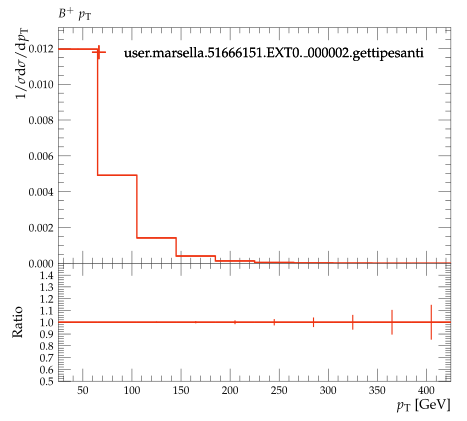

Generate this figure with Python:
#! /usr/bin/env python

# This Python script was auto-generated using YODA v2.0.2.
# Analysis object: /MC_HFDECAYS/BPLUS_pT
# Timestamp: 24-07-2026 (16:40:04)

import matplotlib as mpl
import matplotlib.pyplot as plt
mpl.use('Agg') # comment out for interactive use
import os
import numpy as np

plotDir = os.path.split(os.path.realpath(__file__))[0]
if 'YODA_USER_PLOT_PATH' in globals():
    plot_outdir = globals()['YODA_USER_PLOT_PATH']
else:
    plot_outdir = plotDir

#plot style
plt.style.use(os.path.join(plotDir, '../default.mplstyle'))
# plot metadata
figW, figH = plt.rcParams['figure.figsize']
ax_xLabel = r'$p_\mathrm{T}$ [GeV]'
ax_yLabel = r'$1/\sigma \mathrm{d}\sigma/\mathrm{d}p_\mathrm{T}$'
ax_title  = r'$B^+$ $p_\mathrm{T}$'
ax_xScale = 'linear'
ax_yScale = 'linear'
xLims = (25.0, 425.0)
yLims = (0.0, 0.013151556000000002)

# TeX-friendly labels for the legend
labels = {
    'legend' : ([ r"user.marsella.51666151.EXT0.\_000002.gettipesanti" ], r""),
}

# Adjust canvas width and height
canvasW = 10.0
canvasH = 9.0
figW *= canvasW/10.
figH *= canvasH/9.

# Create figure and axis objects
fig, (ax, ratio0_ax) = plt.subplots(2, 1, sharex=True,
                  figsize=(figW,figH), gridspec_kw={'height_ratios': (6.0, 3.0)})

# Set figure margins
plt.subplots_adjust(
    left   = 1.0 * plt.rcParams['figure.subplot.left'],
    right  = 1.0 * plt.rcParams['figure.subplot.right'],
    top    = 1.0 * plt.rcParams['figure.subplot.top'],
    bottom = 1.0 * plt.rcParams['figure.subplot.bottom'])

ratio0_ax.yaxis.set_major_locator(mpl.ticker.MultipleLocator(0.1))
ratio0_ax.set_ylim(0.5, 1.4999)
ratio0_ax.set_ylabel('Ratio')

# the numerical data is stored in a separate file
dataf = dict()
prefix = os.path.split(__file__)[0]
if prefix:    prefix = prefix + '/'
exec(open(prefix+'BPLUS_pT__data.py').read(), dataf)


legend_handles = dict() # keep track of handles for the legend

# style options for curves
# starts at zorder>=5 to draw curve on top of legend
styles = {
  'user.marsella.51666151.EXT0._000002.gettipesanti.yoda.gz': {
    'color' : '#EE3311',
    'linestyle' : '-',
    'linewidth' : 1,
    'marker' : 'none',
    'markersize' : 2,
    'capsize' : 0.0,
    'zorder' : 5,
    'histstyle' : 1,
    'drawstyle' : 'steps-pre',
    'xerrorbars' : 1,
    'yerrorbars' : 1,
    'fillcolor' : None,
    'fillopacity' : 1.0,
    'ratio0_linestyle' : '-',
    'ratio0_linewidth' : 1,
    'ratio0_marker' : 'none',
    'ratio0_markersize' : 2,
    'ratio0_capsize' : 0.0,
    'ratio0_zorder' : 5,
    'ratio0_histstyle' : 1,
    'ratio0_drawstyle' : 'steps-pre',
    'ratio0_xerrorbars' : 1,
    'ratio0_yerrorbars' : 1,
  },
}

# curve from input yoda files in main panel
for label, yvals in dataf['yvals'].items():
    if all(np.isnan(v) for v in dataf['yvals'][label]):
        continue
    tmp = None
    if styles[label]['histstyle']: # draw as histogram
        xpos = dataf['xedges'][label] if styles[label]['drawstyle'] else dataf['xpoints'][label]
        ypos = np.insert(yvals, 0, yvals[0]) if styles[label]['drawstyle'] else yvals
        if styles[label]['fillcolor']: # fill area below curve
            ax.fill_between(xpos, ypos, step='pre',
                            color=styles[label]['fillcolor'],
                            alpha=styles[label]['fillopacity'])
        tmp, = ax.plot(xpos, ypos,
                       color=styles[label]['color'],
                       linestyle=styles[label]['linestyle'],
                       linewidth=styles[label]['linewidth'],
                       drawstyle=styles[label]['drawstyle'], solid_joinstyle='miter',
                       zorder=styles[label]['zorder'], label=label)
    tmp = ax.errorbar(dataf['xpoints'][label], yvals,
                      xerr=np.array(dataf['xerrs'][label])*styles[label]['xerrorbars'],
                      yerr=np.array(dataf['yerrs'][label])*styles[label]['yerrorbars'],
                      fmt=styles[label]['marker'], capsize=styles[label]['capsize'],
                      markersize=styles[label]['markersize'],
                      ecolor=styles[label]['color'],
                      color=styles[label]['color'], zorder=styles[label]['zorder'])
    tmp[-1][0].set_linestyle(styles[label]['linestyle'])
    tmp[-1][0].set_linewidth(styles[label]['linewidth'])
    if label in dataf['add_legend_handle']:  legend_handles[label] = tmp
    for varLabel in dataf['variation_yvals'].keys():
        if varLabel.startswith(label):
            tmp, = ax.plot(dataf['xedges'][label], dataf['variation_yvals'][varLabel],
                           color=styles[label]['color'],
                           linestyle=styles[label]['linestyle'],
                           linewidth=styles[label]['linewidth'],
                           drawstyle='steps-pre', solid_joinstyle='miter',
                           zorder=styles[label]['zorder'], alpha=0.5)


# plots on ratio panel
# curve from input yoda files in ratio panel
for label, yvals in dataf['ratio0_yvals'].items():
    if all(np.isnan(v) for v in yvals):
        continue
    if styles[label]['ratio0_histstyle']: # plot as histogram
        xpos = dataf['xedges']['user.marsella.51666151.EXT0._000002.gettipesanti.yoda.gz'] if styles[label]['ratio0_drawstyle'] else dataf['xpoints']['user.marsella.51666151.EXT0._000002.gettipesanti.yoda.gz']
        ypos = np.insert(yvals, 0, yvals[0]) if styles[label]['ratio0_drawstyle'] else yvals
        ratio0_ax.plot(xpos, ypos,
                       color=styles[label]['color'],
                       linewidth=styles[label]['linewidth'],
                       linestyle=styles[label]['ratio0_linestyle'],
                       drawstyle=styles[label]['ratio0_drawstyle'], zorder=styles[label]['zorder'],
                       solid_joinstyle='miter')
    tmp = ratio0_ax.errorbar(dataf['xpoints']['user.marsella.51666151.EXT0._000002.gettipesanti.yoda.gz'], yvals,
                             xerr=np.array(dataf['ref_xerrs'])*styles[label]['ratio0_xerrorbars'],
                             yerr=np.array(dataf['ratio0_yerrs'][label])*styles[label]['ratio0_yerrorbars'],
                             fmt=styles[label]['ratio0_marker'], capsize=styles[label]['ratio0_capsize'],
                             markersize=styles[label]['ratio0_markersize'],
                             ecolor=styles[label]['color'],
                             color=styles[label]['color'])
    tmp[-1][0].set_linestyle(styles[label]['ratio0_linestyle'])
    tmp[-1][0].set_linewidth(styles[label]['ratio0_linewidth'])

    for varlabel in dataf['ratio0_variation_vals'].keys():
        if varlabel.startswith(label):
            ratio0_ax.plot(dataf['xedges']['user.marsella.51666151.EXT0._000002.gettipesanti.yoda.gz'],
                            dataf['ratio0_variation_vals'][varlabel],
                            color=styles[label]['color'],
                            linestyle=styles[label]['linestyle'],
                            linewidth=styles[label]['linewidth'],
                            drawstyle='steps-pre', solid_joinstyle='miter',
                            zorder=1, alpha=0.5)

legend_items = list(legend_handles.values())
ax.add_artist(ax.legend(legend_items,
                        labels['legend'][0],
                        title=labels['legend'][1],
                        alignment='left',
                        loc='upper center',
                        bbox_to_anchor=(0.5, 0.97)))

# set plot metadata as defined above
ratio0_ax.set_xlabel(ax_xLabel)
ratio0_ax.xaxis.set_label_coords(1., -0.15)
ax.set_ylabel(ax_yLabel, ha='right', va='top')
ax.yaxis.set_label_coords(-0.11, 1.0)
ax.set_title(ax_title, loc='left')
ax.set_xscale(ax_xScale)
ax.set_yscale(ax_yScale)
ax.set_xlim(xLims)
ax.set_ylim(yLims)

# tick formatting
plt.rcParams['xtick.top'] = True
plt.rcParams['ytick.right'] = True
fig.align_ylabels((ax, ratio0_ax))
plt.savefig(os.path.join(plot_outdir, 'BPLUS_pT.pdf'), format='PDF')
plt.savefig(os.path.join(plot_outdir, 'BPLUS_pT.png'), format='PNG')

plt.close(fig)
